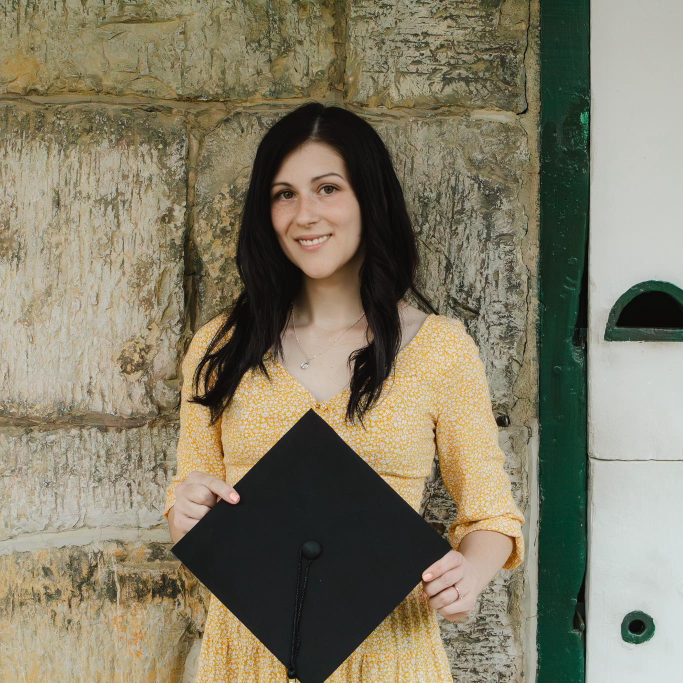
#> input picture assets/images/photos/portrait-1.jpg, 1366 x 1365 px, found by its file name (shown at 1/2 size)
$ python process_portrait.py
#> lines starting #> are read from the running program, lines starting #| are printed output that depends on the picture
from PIL import Image, ImageEnhance

img = Image.open('/home/ubuntu/kc_site/assets/images/photos/portrait-1.jpg')
#> img is the input picture: PIL image 1366x1365 RGB; mean R, G, B 130.8, 124.3, 103
w, h = img.size  # 1366 x 1365
#> w = 1366; h = 1365

# Crop to portrait ratio focused on face/upper body
target_w = 900
target_h = 1100
left = (w - target_w) // 2
#> left = 233
top = 0
right = left + target_w
#> right = 1133
bottom = target_h
cropped = img.crop((left, top, right, bottom))
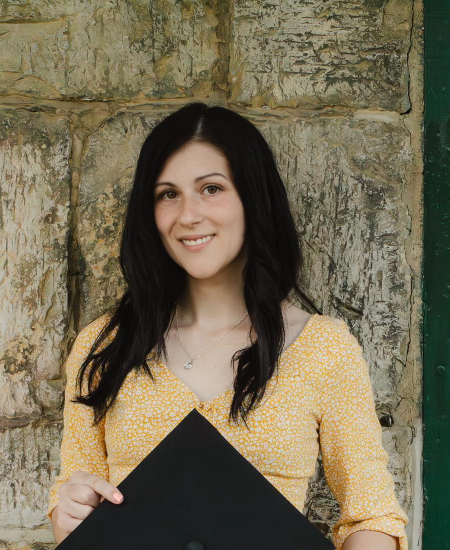
#> cropped: PIL image 900x1100 RGB (shown at 1/2 size); mean R, G, B 116.8, 107, 82.8

# Slight warmth and brightness
warm = ImageEnhance.Color(cropped).enhance(1.05)
bright = ImageEnhance.Brightness(warm).enhance(1.03)
bright.save('/home/ubuntu/kc_site/assets/images/photos/portrait-hero.jpg', quality=88, optimize=True)
print(f"portrait-hero.jpg saved: {bright.size}")
#| portrait-hero.jpg saved: (900, 1100)

# Square crop for avatar use
sq_size = 600
sq_left = (w - sq_size) // 2
#> sq_left = 383
sq_top = 40
sq = img.crop((sq_left, sq_top, sq_left + sq_size, sq_top + sq_size))
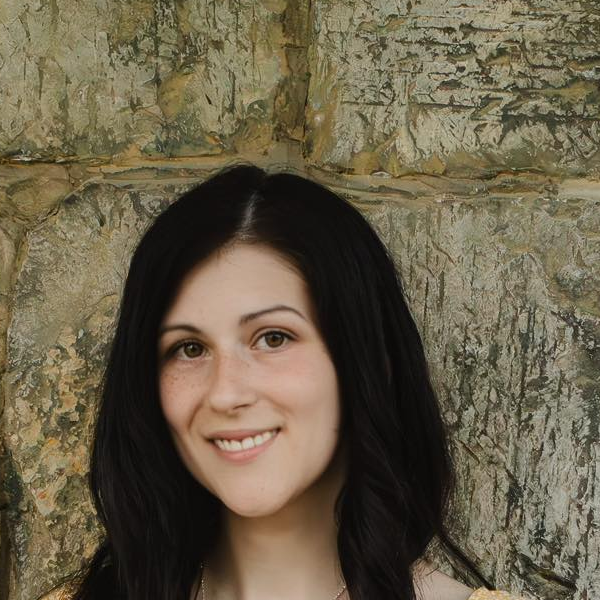
#> sq: PIL image 600x600 RGB; mean R, G, B 105.2, 94.6, 72.4
sq.save('/home/ubuntu/kc_site/assets/images/photos/portrait-square.jpg', quality=85)
print(f"portrait-square.jpg saved: {sq.size}")
#| portrait-square.jpg saved: (600, 600)

$ run again, with assets/images/photos/portrait-2.jpg copied over assets/images/photos/portrait-1.jpg
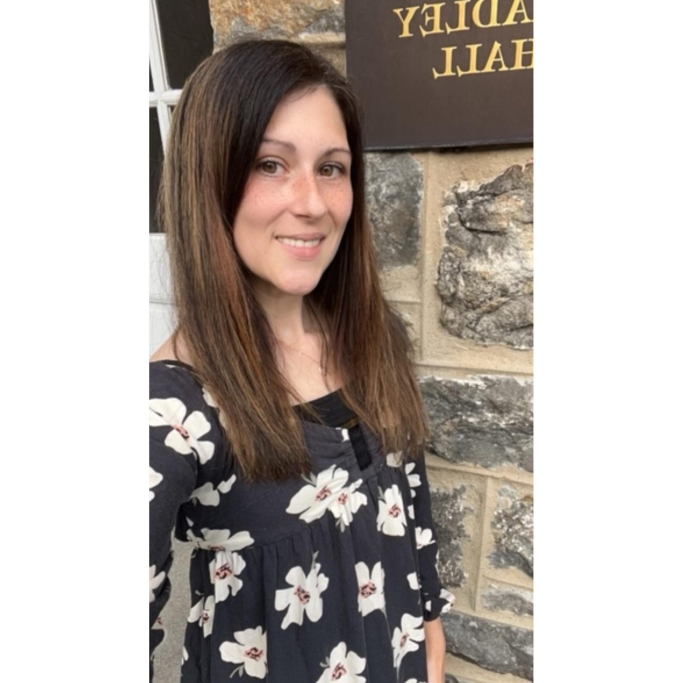
#> input picture assets/images/photos/portrait-2.jpg, 2048 x 2048 px, found by its file name (shown at 1/3 size)
#> img is the input picture: PIL image 2048x2048 RGB; mean R, G, B 179.8, 171.3, 165.5
#> `cropped = img.crop((left, top, right, bottom))`:
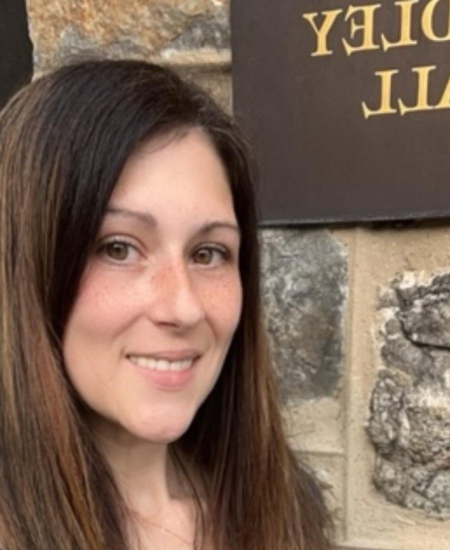
#> cropped: PIL image 900x1100 RGB (shown at 1/2 size); mean R, G, B 124.2, 101, 86
#| portrait-hero.jpg saved: (900, 1100)
#> `sq = img.crop((sq_left, sq_top, sq_left + sq_size, sq_top + sq_size))`:
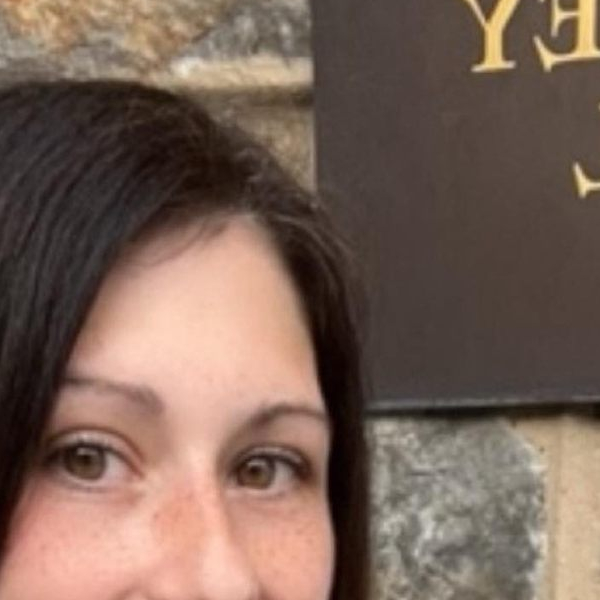
#> sq: PIL image 600x600 RGB; mean R, G, B 122.2, 99.3, 87.5
#| portrait-square.jpg saved: (600, 600)

$ run again, with assets/images/photos/kayla-family.jpg copied over assets/images/photos/portrait-1.jpg
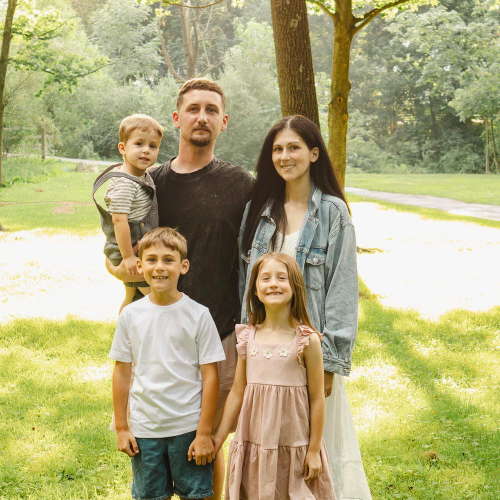
#> input picture assets/images/photos/kayla-family.jpg, 1000 x 1000 px, found by its file name (shown at 1/2 size)
#> img is the input picture: PIL image 1000x1000 RGB; mean R, G, B 175.6, 170.9, 124.3
#> `cropped = img.crop((left, top, right, bottom))`:
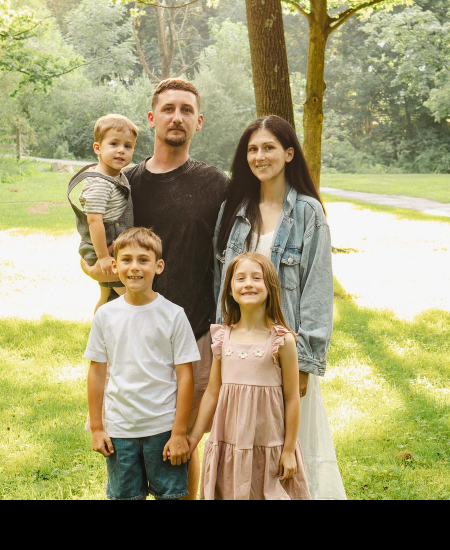
#> cropped: PIL image 900x1100 RGB (shown at 1/2 size); mean R, G, B 158.2, 152.9, 112.6
#| portrait-hero.jpg saved: (900, 1100)
#> `sq = img.crop((sq_left, sq_top, sq_left + sq_size, sq_top + sq_size))`:
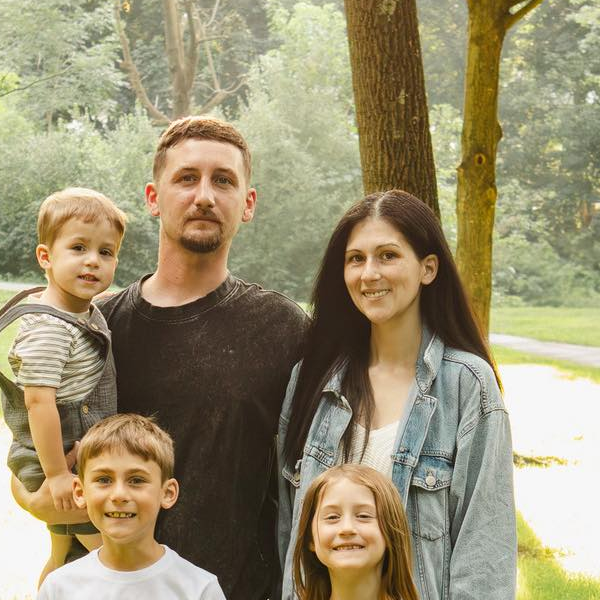
#> sq: PIL image 600x600 RGB; mean R, G, B 153.9, 143.9, 112.9
#| portrait-square.jpg saved: (600, 600)
